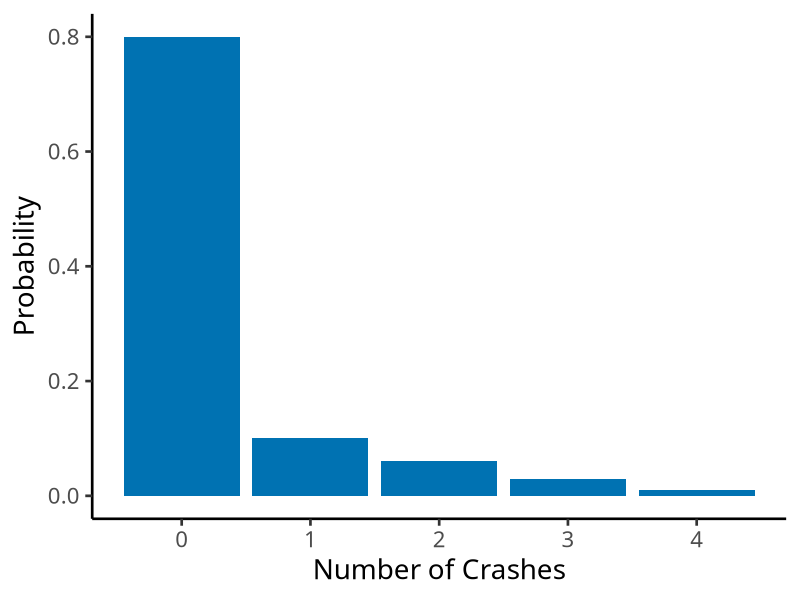
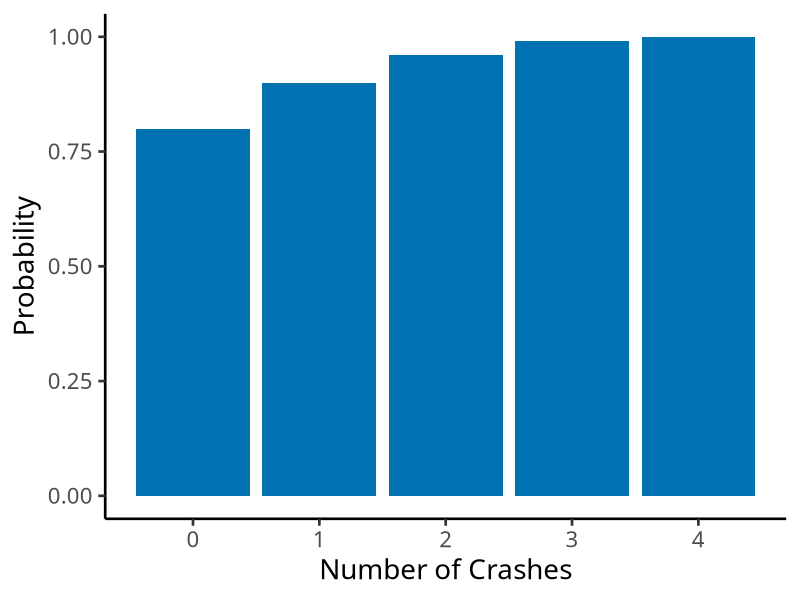
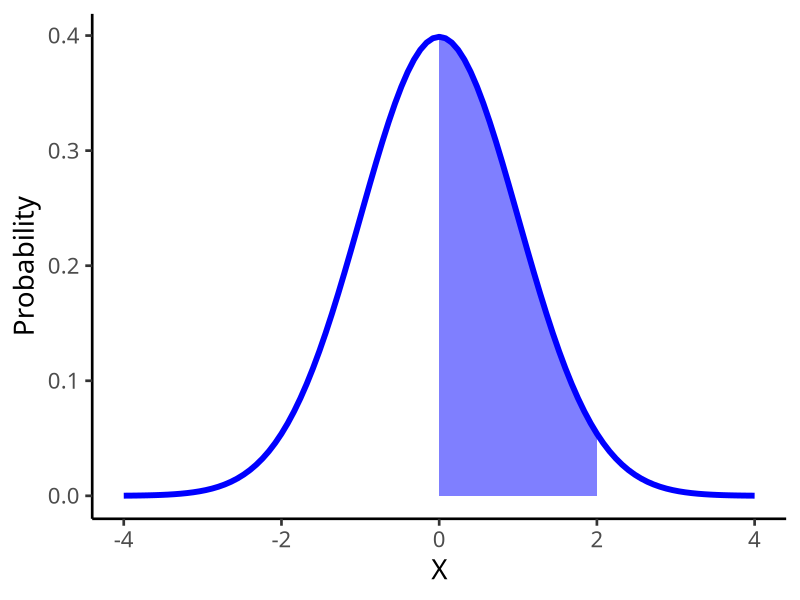
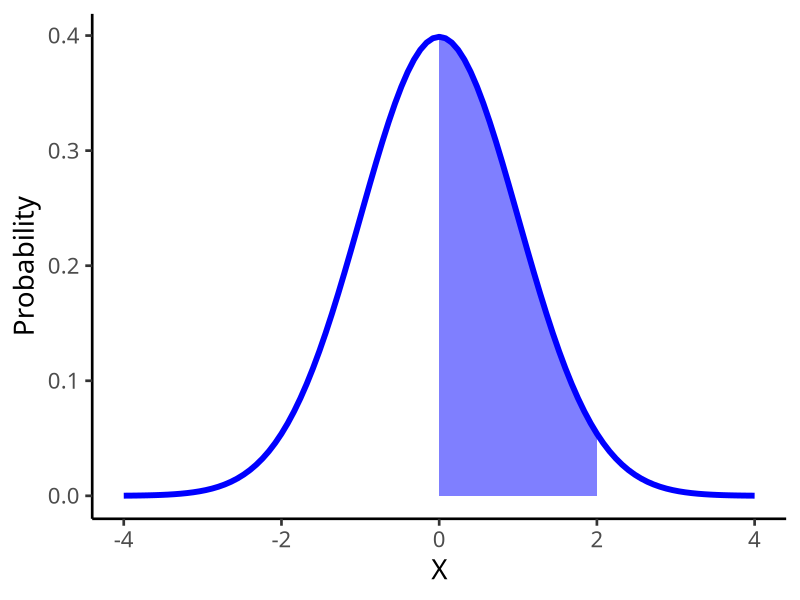
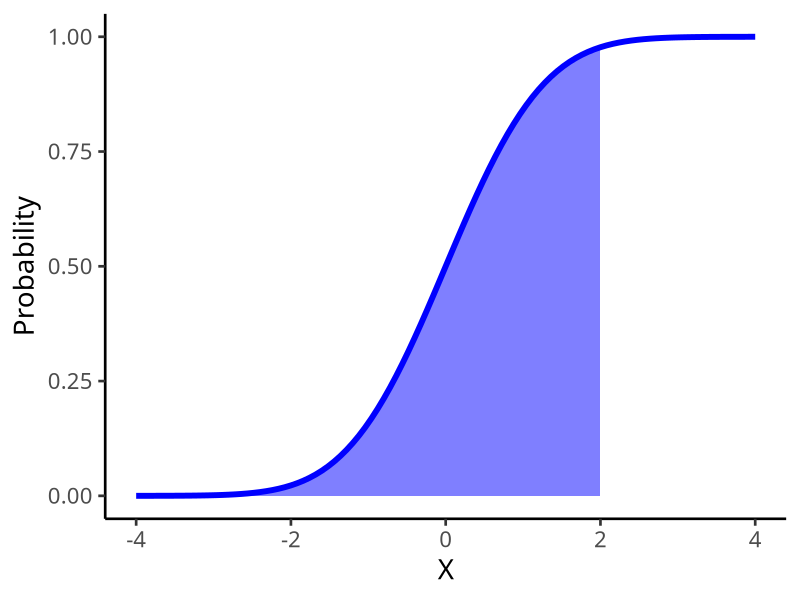
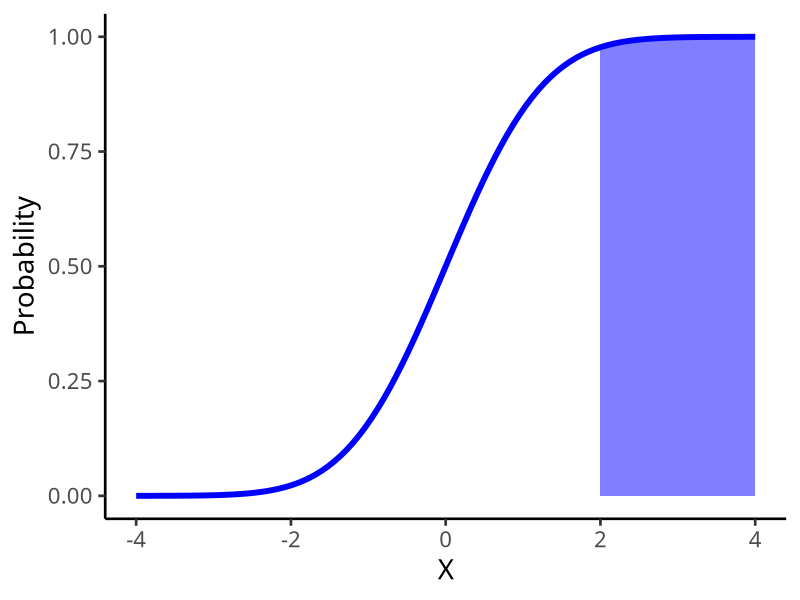
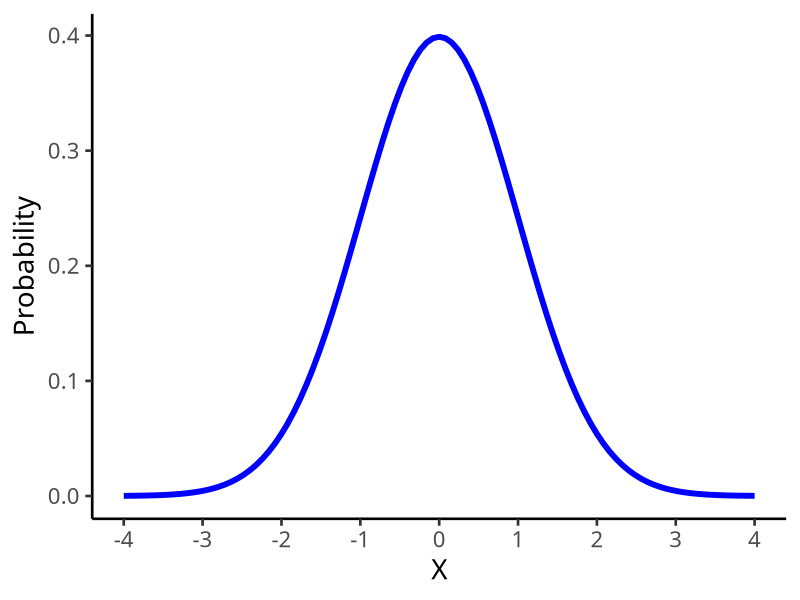
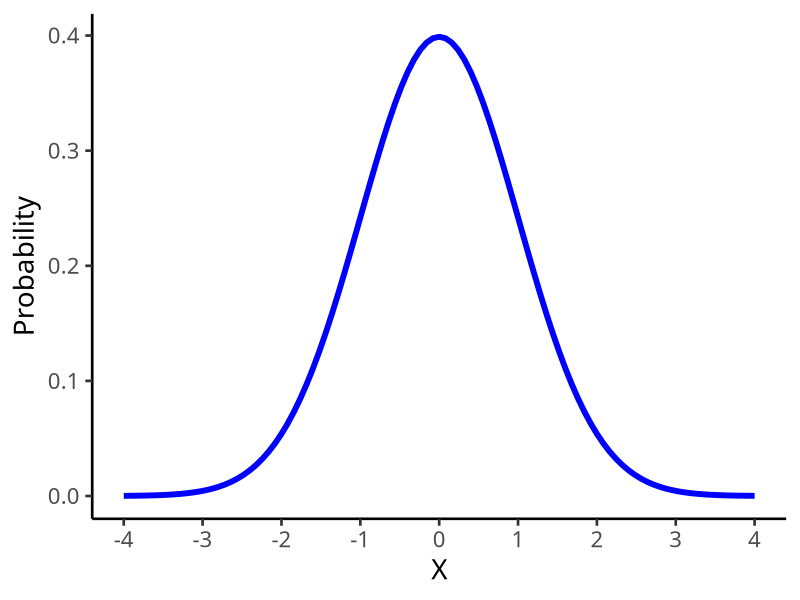

The R source for these figures, in order:
## ---- chunk 1
options(htmltools.dir.version = FALSE)
knitr::opts_chunk$set(echo=F,
                      message=F,
                      warning=F)
library(tidyverse)
set.seed(256)
update_geom_defaults("label", list(family = "Fira Sans Condensed"))
## ---- chunk 2
crashes<-tibble(number = c(0,1,2,3,4),
                prob = c(0.80, 0.10, 0.06, 0.03, 0.01))

ggplot(data = crashes)+
  aes(x = number,
      y = prob)+
  geom_col(fill="#0072B2")+
  labs(x = "Number of Crashes",
       y = "Probability")+
    theme_classic(base_family = "Fira Sans Condensed",
           base_size=20)
## ---- chunk 3
crashes<-crashes %>%
  mutate(cum_prob = cumsum(prob))

crashes

## ---- chunk 4
crashes<-crashes %>%
  mutate(cum_prob = cumsum(prob))

ggplot(data = crashes)+
  aes(x = number,
      y = cum_prob)+
  geom_col(fill="#0072B2")+
  labs(x = "Number of Crashes",
       y = "Probability")+
    theme_classic(base_family = "Fira Sans Condensed",
           base_size=20)
## ---- chunk 5
# Make a Random Variable called X
X<-tibble(x_i=c(1,2,3,4), # values of X
          p_i=c(0.50,0.25,0.15,0.10)) # probabilities

X %>%
  summarize(expected_value = sum(x_i*p_i))
## ---- chunk 6
# get the expected value 
crashes %>%
  summarize(expected_value = sum(number*prob))

# save this for quick use
exp_value<-0.35

crashes_2 <- crashes %>%
  select(-cum_prob) %>% # we don't need the cdf
  # create new columns
  mutate(deviations = number - exp_value, # deviations from exp_value
         deviations_sq = deviations^2,
         weighted_devs_sq = prob * deviations^2) # square deviations
## ---- chunk 7
# look at what we made
crashes_2
## ---- chunk 8
# now we want to take the expected value of the squared deviations to get variance
crashes_2 %>%
  summarize(variance = sum(weighted_devs_sq), # variance
            sd = sqrt(variance)) # sd is square root
## ---- chunk 9

shade_0_to_2 <- function(x) {
    y <- dnorm(x, mean = 0, sd = 1)
    y[x < 0 | x >2] <- NA
    return(y)
}

ggplot(data = tibble(x=-4:4))+
  aes(x = x)+
  stat_function(fun = dnorm, size=2, color="blue")+
  stat_function(fun=shade_0_to_2, geom="area", fill="blue", alpha=0.5)+
  labs(x = "X",
       y = "Probability")+
  theme_classic(base_family = "Fira Sans Condensed",
           base_size=20)
## ---- chunk 10

shade_0_to_2 <- function(x) {
    y <- dnorm(x, mean = 0, sd = 1)
    y[x < 0 | x >2] <- NA
    return(y)
}

ggplot(data = tibble(x=-4:4))+
  aes(x = x)+
  stat_function(fun = dnorm, size=2, color="blue")+
  stat_function(fun=shade_0_to_2, geom="area", fill="blue", alpha=0.5)+
  labs(x = "X",
       y = "Probability")+
  theme_classic(base_family = "Fira Sans Condensed",
           base_size=20)
## ---- chunk 11

shade_up_to_2 <- function(x) {
    y <- pnorm(x, mean = 0, sd = 1)
    y[x < -4 | x >2] <- NA
    return(y)
}

ggplot(data = tibble(x=-4:4))+
  aes(x = x)+
  stat_function(fun = pnorm, size=2, color="blue")+
  stat_function(fun=shade_up_to_2, geom="area", fill="blue", alpha=0.5)+
  labs(x = "X",
       y = "Probability")+
  theme_classic(base_family = "Fira Sans Condensed",
           base_size=20)
## ---- chunk 12

shade_2_up <- function(x) {
    y <- pnorm(x, mean = 0, sd = 1)
    y[x < 2 | x >4] <- NA
    return(y)
}

ggplot(data = tibble(x=-4:4))+
  aes(x = x)+
  stat_function(fun = pnorm, size=2, color="blue")+
  stat_function(fun=shade_2_up, geom="area", fill="blue", alpha=0.5)+
  labs(x = "X",
       y = "Probability")+
  theme_classic(base_family = "Fira Sans Condensed",
           base_size=20)
## ---- chunk 13
ggplot(data = tibble(x=-4:4))+
  aes(x = x)+
  stat_function(fun = dnorm, size=2, color="blue")+
  scale_x_continuous(breaks=seq(-4,4,1))+
  labs(x = "X",
       y = "Probability")+
  theme_classic(base_family = "Fira Sans Condensed",
           base_size=20)
## ---- chunk 14
normal_pdf<-ggplot(data = tibble(x=-4:4))+
  aes(x = x)+
  stat_function(fun = dnorm, size=2, color="blue")+
  labs(x = "X",
       y = "Probability")+
  scale_x_continuous(breaks=seq(-4,4,1))+
  theme_classic(base_family = "Fira Sans Condensed",
           base_size=20)
normal_pdf
## ---- chunk 15
shade68 <- function(x) {
    y <- dnorm(x, mean = 0, sd = 1)
    y[x < -1 | x > 1] <- NA
    return(y)
}

shade95 <- function(x) {
    y <- dnorm(x, mean = 0, sd = 1)
    y[x < -2 | x > 2] <- NA
    return(y)
}

shade99.7 <- function(x) {
    y <- dnorm(x, mean = 0, sd = 1)
    y[x < -3 | x > 3] <- NA
    return(y)
}

## ---- chunk 16
normal_pdf
## ---- chunk 17
normal_pdf + 
  stat_function(fun = shade68, geom="area", fill="#8856a7", alpha=0.6)+
  annotate("segment", x = -1, xend = 1, y = 0.15, yend = 0.15, colour = "#000000", size=0.5, linetype = 2, alpha=1, arrow=arrow(length=unit(0.25,"cm"), ends="both", type="closed"))+
  annotate("text", x = 0, y = 0.16, label = "68%", color="#000000")
## ---- chunk 18
normal_pdf + 
  stat_function(fun = shade99.7, geom="area", fill="#e0ecf4", alpha=0.6)+
  stat_function(fun = shade95, geom="area", fill="#9ebcda", alpha=0.6)+
  stat_function(fun = shade68, geom="area", fill="#8856a7", alpha=0.6)+
  annotate("text", x = 0, y = 0.11, label = "95%", color="#000000")+
  annotate("segment", x = -1, xend = 1, y = 0.15, yend = 0.15, colour = "#000000", size=0.5, linetype = 2, alpha=1, arrow=arrow(length=unit(0.25,"cm"), ends="both", type="closed"))+
  annotate("segment", x = -2, xend = 2, y = 0.10, yend = 0.10, colour = "#000000", size=0.5, linetype = 2, alpha=1, arrow=arrow(length=unit(0.25,"cm"), ends="both", type="closed"))+
  annotate("text", x = 0, y = 0.16, label = "68%", color="#000000")
## ---- chunk 19
normal_pdf + 
  stat_function(fun = shade99.7, geom="area", fill="#e0ecf4", alpha=0.6)+
  stat_function(fun = shade95, geom="area", fill="#9ebcda", alpha=0.6)+
  stat_function(fun = shade68, geom="area", fill="#8856a7", alpha=0.6)+
  annotate("segment", x = -3, xend = 3, y = 0.05, yend = 0.05, colour = "#000000", size=0.5, linetype = 2, alpha=1, arrow=arrow(length=unit(0.25,"cm"), ends="both", type="closed"))+
  annotate("text", x = 0, y = 0.06, label = "99.7%", color="#000000")+
  annotate("segment", x = -2, xend = 2, y = 0.10, yend = 0.10, colour = "#000000", size=0.5, linetype = 2, alpha=1, arrow=arrow(length=unit(0.25,"cm"), ends="both", type="closed"))+
  annotate("text", x = 0, y = 0.11, label = "95%", color="#000000")+
  annotate("segment", x = -1, xend = 1, y = 0.15, yend = 0.15, colour = "#000000", size=0.5, linetype = 2, alpha=1, arrow=arrow(length=unit(0.25,"cm"), ends="both", type="closed"))+
  annotate("text", x = 0, y = 0.16, label = "68%", color="#000000")
## ---- chunk 20
normal_pdf
## ---- chunk 21
ggplot(data = tibble(x=-4:4))+
  aes(x = x)+
  stat_function(fun = pnorm, size=2, color="blue")+
  labs(x = "X",
       y = "Probability")+
  theme_classic(base_family = "Fira Sans Condensed",
           base_size=20)
## ---- chunk 22
normal_pdf
## ---- chunk 23

shade_neg3.2_to_8 <- function(x) {
    y <- dnorm(x, mean = 2.4, sd = 5.6)
    y[x < -3.2 | x >8] <- NA
    return(y)
}

ggplot(data = tibble(x=seq(-20,24.8,5.6)))+
  aes(x = x)+
  stat_function(fun = dnorm, args=list(mean = 2.4, sd = 5.6), size=2, color="blue")+
  stat_function(fun=shade_neg3.2_to_8, geom="area", fill="blue", alpha=0.5)+
  labs(x = "Mutual Funds Return % (X)",
       y = "Probability")+
  scale_x_continuous(breaks=seq(-20,24.8,5.6))+
  theme_classic(base_family = "Fira Sans Condensed",
           base_size=20)
## ---- chunk 24

shade_neg1_to_1 <- function(x) {
    y <- dnorm(x, mean = 0, sd = 1)
    y[x < -1 | x >1] <- NA
    return(y)
}

ggplot(data = tibble(x=seq(-4,4,1)))+
  aes(x = x)+
  stat_function(fun = dnorm, size=2, color="green")+
  stat_function(fun=shade_neg1_to_1, geom="area", fill="green", alpha=0.5)+
  labs(x = "Standard Deviations (Z)",
       y = "Probability")+
  scale_x_continuous(breaks=seq(-4,4,1))+
  theme_classic(base_family = "Fira Sans Condensed",
           base_size=20)
## ---- chunk 25
shade_neg4_to_1 <- function(x) {
    y <- dnorm(x, mean = 0, sd = 1)
    y[x < -4 | x >1] <- NA
    return(y)
}

ggplot(data = tibble(x=-4:4))+
  aes(x = x)+
  stat_function(fun = dnorm, size=2, color="blue")+
  stat_function(fun=shade_neg4_to_1, geom="area", fill="blue", alpha=0.5)+
  labs(x = "X",
       y = "Probability")+
  scale_x_continuous(breaks=c(1),
                      label=c(expression(z[i])))+
  theme_classic(base_family = "Fira Sans Condensed",
           base_size=20)

## ---- chunk 26
shade_1_to_4 <- function(x) {
    y <- dnorm(x, mean = 0, sd = 1)
    y[x < 1 | x >4] <- NA
    return(y)
}

ggplot(data = tibble(x=-4:4))+
  aes(x = x)+
  stat_function(fun = dnorm, size=2, color="blue")+
  stat_function(fun=shade_1_to_4, geom="area", fill="blue", alpha=0.5)+
  labs(x = "X",
       y = "Probability")+
  scale_x_continuous(breaks=c(1),
                      label=c(expression(z[i])))+
  theme_classic(base_family = "Fira Sans Condensed",
           base_size=20)

## ---- chunk 27
shade_neg1_to_1 <- function(x) {
    y <- dnorm(x, mean = 0, sd = 1)
    y[x < -1 | x >1] <- NA
    return(y)
}

ggplot(data = tibble(x=-4:4))+
  aes(x = x)+
  stat_function(fun = dnorm, size=2, color="blue")+
  stat_function(fun=shade_neg1_to_1, geom="area", fill="blue", alpha=0.5)+
  labs(x = "X",
       y = "Probability")+
  scale_x_continuous(breaks=c(-1,1),
                      label=c(expression(z[1]), expression(z[1])))+
  theme_classic(base_family = "Fira Sans Condensed",
           base_size=20)

## ---- chunk 28
normal_pdf
## ---- chunk 29
pnorm(80, 
      mean = 75,
      sd = 10,
      lower.tail = FALSE) # looking to right
## ---- chunk 30
shade_80_up <- function(x) {
    y <- dnorm(x, mean = 75, sd = 10)
    y[x < 80] <- NA
    return(y)
}

ggplot(data = tibble(x=35:115))+
  aes(x = x)+
  stat_function(fun = dnorm, args=list(mean = 75, sd = 10), size=2, color="blue")+
  stat_function(fun=shade_80_up, geom="area", fill="blue", alpha=0.5)+
  labs(x = "X",
       y = "Probability")+
  scale_x_continuous(breaks = seq(35,115,5))+
  theme_classic(base_family = "Fira Sans Condensed",
           base_size=20)

## ---- chunk 31
pnorm(80, 
      mean = 75,
      sd = 10,
      lower.tail = TRUE) # looking to left
## ---- chunk 32
shade_up_to_80 <- function(x) {
    y <- dnorm(x, mean = 75, sd = 10)
    y[x > 80] <- NA
    return(y)
}

ggplot(data = tibble(x=35:115))+
  aes(x = x)+
  stat_function(fun = dnorm, args=list(mean = 75, sd = 10), size=2, color="blue")+
  stat_function(fun=shade_up_to_80, geom="area", fill="blue", alpha=0.5)+
  labs(x = "X",
       y = "Probability")+
  scale_x_continuous(breaks = seq(35,115,5))+
  theme_classic(base_family = "Fira Sans Condensed",
           base_size=20)

## ---- chunk 33
# subtract two left tails!
pnorm(85, # larger number first!
      mean = 75,
      sd = 10,
      lower.tail = TRUE) - # looking to left, & SUBTRACT
  pnorm(65, # smaller number second!
        mean = 75,
        sd = 10,
        lower.tail = TRUE) #looking to left
## ---- chunk 34
shade_65_to_85 <- function(x) {
    y <- dnorm(x, mean = 75, sd = 10)
    y[x < 65 | x > 85] <- NA
    return(y)
}

ggplot(data = tibble(x=35:115))+
  aes(x = x)+
  stat_function(fun = dnorm, args=list(mean = 75, sd = 10), size=2, color="blue")+
  stat_function(fun=shade_65_to_85, geom="area", fill="blue", alpha=0.5)+
  labs(x = "X",
       y = "Probability")+
  scale_x_continuous(breaks = seq(35,115,5))+
  theme_classic(base_family = "Fira Sans Condensed",
           base_size=20)

